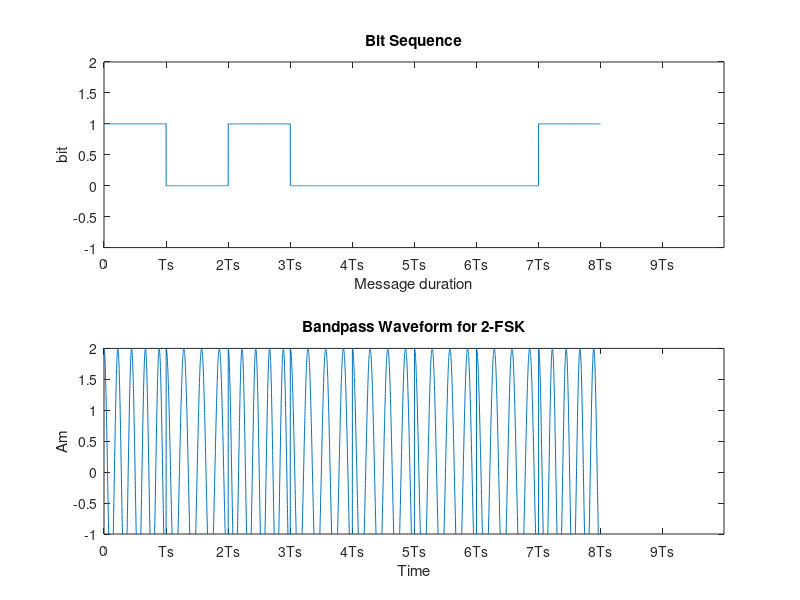

This figure's MATLAB source:
%Binary FSK

clc;
clear all;
close all;

%Initialization
Ts=0.001;
fc=500;
fc_h=fc+fc/8;
fc_l=fc-fc/8;
bit_len=8;
M=2;
Am=2;

%Bit Sequence
bit_s=zeros(1,bit_len);
for ib=1:bit_len
    if rand<0.5
        bit_s(ib)=0;
    else
        bit_s(ib)=1;
    end
end

%bit_s

% t=0:0.00001:(bit_len*Ts);
t=0:0.00001:(bit_len*Ts);

%FSK Modulation
baseband_z=Am*cos(2*pi*fc_l*t);
baseband_o=Am*cos(2*pi*fc_h*t);

fsk_wave=[];
nbit_seq=[];
for i=1:bit_len
    %for j=0:Ts:(bit_len*Ts)
        if bit_s(i)==0
            fsk_wave=[fsk_wave baseband_z];
        else
            fsk_wave=[fsk_wave baseband_o];
        end
        %nbit_seq=[nbit_seq bit_s(i)];
        nbit_seq = [nbit_seq bit_s(i)*ones(1, length(baseband_z))];
        %nbit_seq = [nbit_seq bit_s(i)*ones(1,100)];
    %end
end

%t_fskw=0:1/fc:length(fskw)/fc-(1/fc);

subplot(2,1,1)
plot(nbit_seq);
axis([0 (bit_len*(1/Ts)) -1 2]);
% xticks(0:(1/Ts):(bit_len*(1/Ts)));
xticks(0:(length(nbit_seq)/bit_len):(length(nbit_seq)*(1/Ts)));
xticklabels({'0','Ts','2Ts','3Ts','4Ts','5Ts','6Ts','7Ts','8Ts','9Ts','10Ts','11Ts','12Ts','13Ts','14Ts','15Ts','16Ts'})
xlabel('Message duration');
ylabel('bit');
title('Bit Sequence');

subplot(2,1,2)
%plot(t_fskw,fskw);
plot(fsk_wave);
axis([0 (bit_len*(1/Ts)) -1 2]);
xticks(0:(length(fsk_wave)/bit_len):(length(fsk_wave)*(1/Ts)));
xticklabels({'0','Ts','2Ts','3Ts','4Ts','5Ts','6Ts','7Ts','8Ts','9Ts','10Ts','11Ts','12Ts','13Ts','14Ts','15Ts','16Ts'})
xlabel('Time');
ylabel('Am');
title('Bandpass Waveform for 2-FSK');
